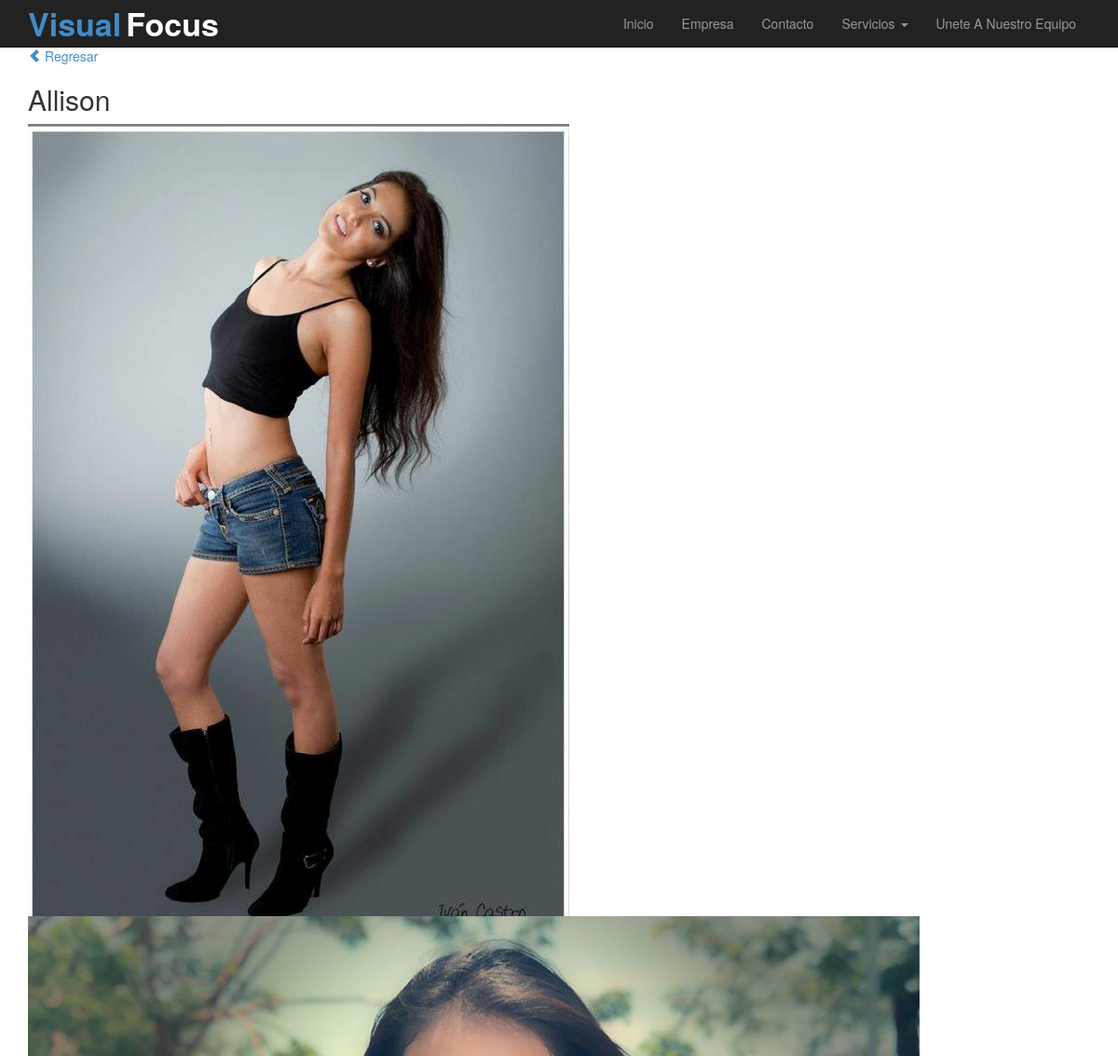
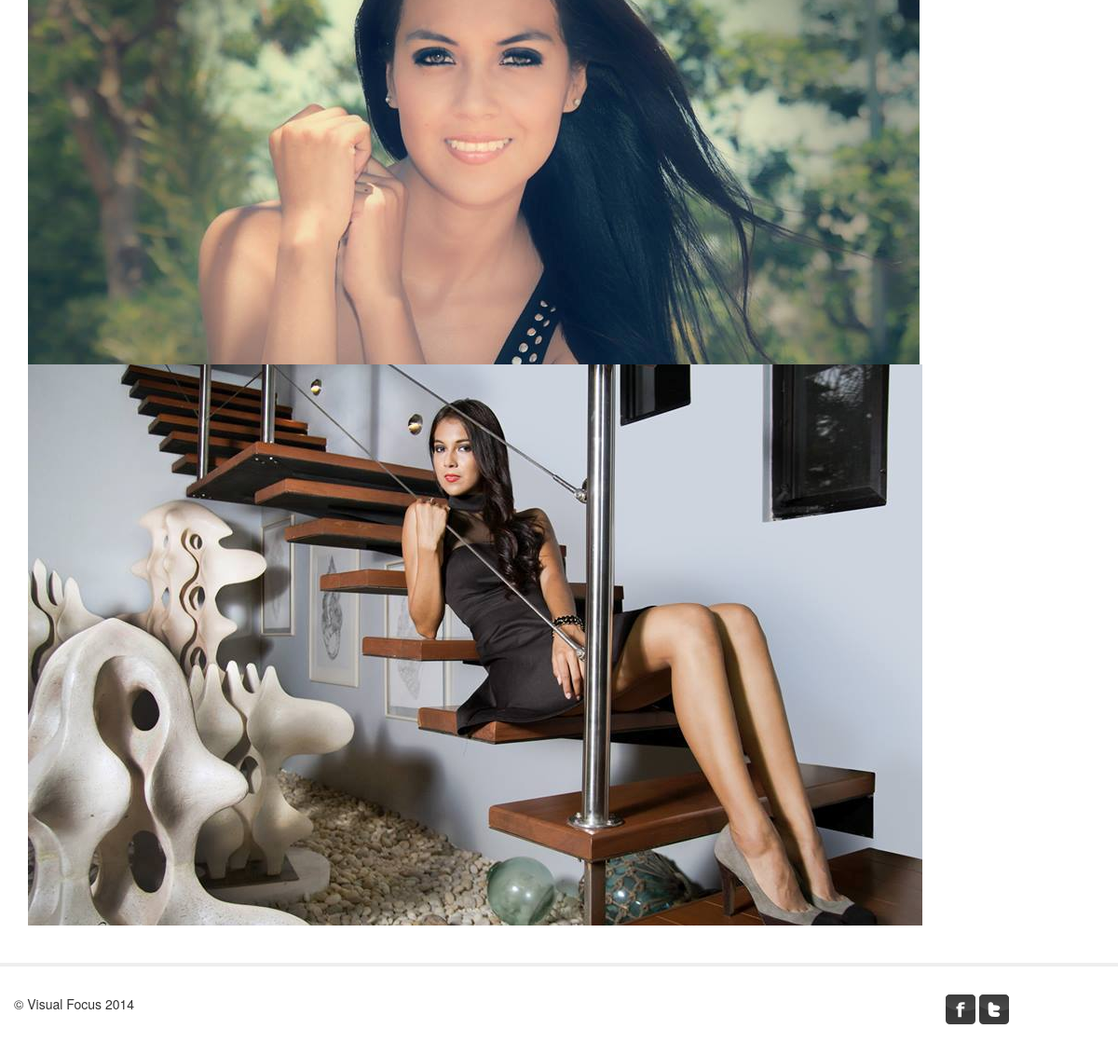
The page /servicios/modelo/12 on the database its author committed (2 pictures, top to bottom).
### tables this page shows
CREATE TABLE IF NOT EXISTS `modelos` (
  `id` int(11) NOT NULL AUTO_INCREMENT,
  `name` varchar(250) DEFAULT NULL,
  `img` varchar(200) DEFAULT NULL,
  `fotos` int(11) NOT NULL,
  PRIMARY KEY (`id`)
);

### application/controllers/servicios.php (called while the page is built, shortened)
<?php if ( ! defined('BASEPATH')) exit('No direct script access allowed');
class Servicios extends CI_Controller {
	function __construct() {
		$this -> load -> helper('url');
		$this->load->helper('html');
	}
	public function modelo($id)
	{
		$data['title'] = 'Visual Focus - Modelos-Edecanes';
		$this->load->model('Model_Servicios');
		$query=$this->Model_Servicios->modelo($id);
		$data['modelo'] = $query;
		$this->load->view('template/header', $data);
		$this->load->view('modeloview', $data);
		$this->load->view('template/footer');
	}
}

### index.php (called while the page is built, shortened)
<?php
require_once BASEPATH.'core/CodeIgniter.php';

### application/models/model_servicios.php (called while the page is built, shortened)
<?php
class Model_Servicios extends CI_Model
{
	public function modelo($id)
	{
		$query=$this->db->query('SELECT * FROM modelos where id ='.$id.'');
		return $query->result();
	}
}

### application/views/modeloview.php (the view)
<div class="container">
<p><a href="<?php echo base_url('servicios/modelos');?>"><span class="glyphicon glyphicon-chevron-left"></span> Regresar</a></p>
 <?php
foreach ($modelo as $row) {
	echo '<h2>'.$row->name.'</h2>';
	for ($i=1; $i <=$row->fotos; $i++) {
		echo '<img class="img-responsive" src="'.base_url("assets/img/modelos/".$row->img.$i.".jpg").'" alt="modelos">';
	}
}
  ?>
</div>

### assets/template.css (style rules this page uses)
body { padding-top: 50px; padding-bottom: 20px; }

### rows shown on the page
modelos: name "Allison", img (picture)

### other values the page prints
anchor('home', 'Inicio', 'title="Inicio"') "Inicio"
anchor('empresa', 'Empresa', 'title="Empresa"') "Empresa"
anchor('contacto', 'Contacto', 'title="Contacto"') "Contacto"
